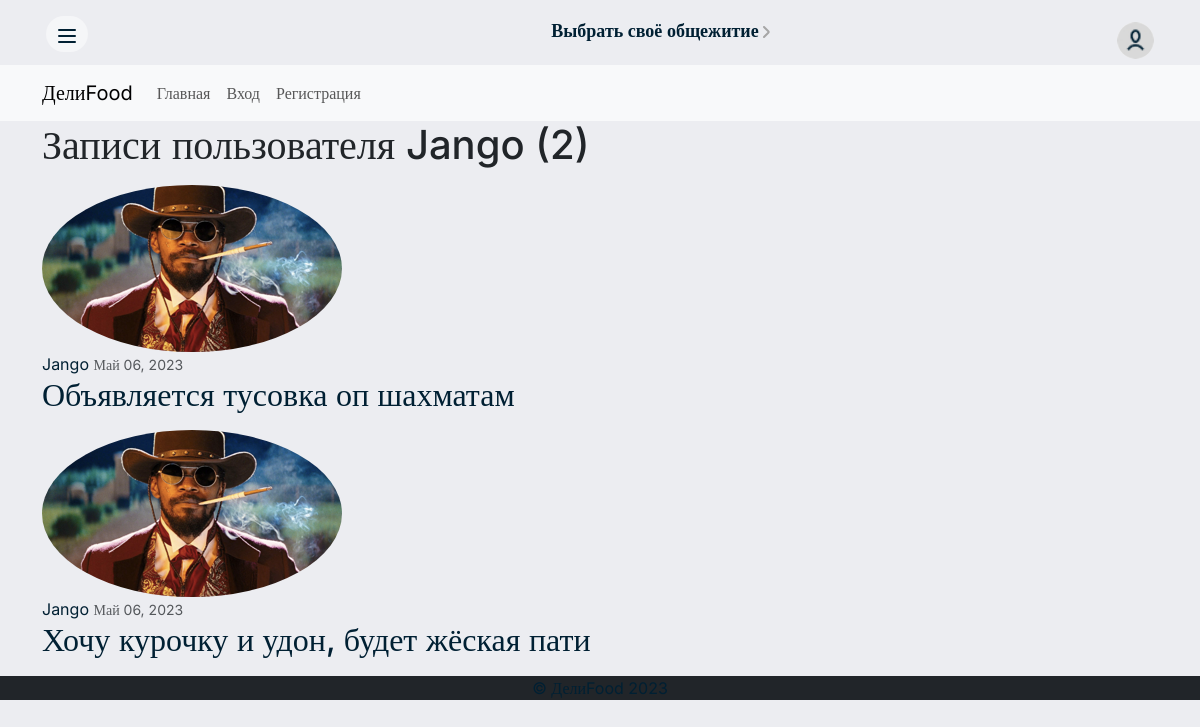
The app's page /user/Jango with its own data.
### main/models.py (models this page shows, shortened)
class Post(models.Model):
    date_posted = models.DateTimeField(default=timezone.now)
    author = models.ForeignKey(User, on_delete=models.CASCADE)
    title = models.CharField("Название ордера", max_length=120, help_text='Введите текст поста')
    price = models.FloatField("Стоимость всей еды", default=0)
    price_deliver = models.FloatField("Стоимость доставки", default=0)
    date_deliver = models.DateField("Дата ордера", default=timezone.now)
    time_deliver = models.TimeField("Время ордера", default='17:30:00')
    cnt_people = models.IntegerField("Количество людей", default=2, help_text='Минимум 2, включая вас')
    image = models.ImageField(
        'Картинка',
        upload_to='posts_pics/',
        blank=True,
        null=True
    )
    class Meta:
        ordering = ('-date_posted',)
        verbose_name = 'Пост'
        verbose_name_plural = 'Посты'

### users/models.py (models this page shows, shortened)
class Profile(models.Model):
    user = models.OneToOneField(User, on_delete=models.CASCADE)
    image = models.ImageField('Ваша фотография', default='profile_pics/default.jpg', upload_to='profile_pics/')
    address = models.CharField('Адрес общежития', blank=True, null=True, max_length=250)

### main/views.py (the view)
# urls.py: path('user/<str:username>', UserPostListView.as_view(), name='user-posts'),
class UserPostListView(ListView):
    model = Post
    template_name = 'main/user_posts.html'
    context_object_name = 'posts'
    paginate_by = 5
    def get_queryset(self):
        user = get_object_or_404(User, username=self.kwargs.get('username'))
        return Post.objects.filter(author=user).order_by('-date_posted')

### main/templates/main/user_posts.html (shortened to what this page needs)
{% extends 'main/layout.html' %}
{% load crispy_forms_tags %}
{% block content %}
    <h1 class="mb-3">Записи пользователя {{ view.kwargs.username }} ({{ page_obj.paginator.count }})</h1>
    {% for post in posts %}
        <article class="media content-section">
          <img class="rounded-circle article-img" src="{{ post.author.profile.image.url }}">
          <div class="media-body">
            <div class="article-metadata">
              <a class="mr-2" href="{% url 'user-posts' post.author.username %}">{{ post.author }}</a>
              <small class="text-muted">{{ post.date_posted|date:"F d, Y" }}</small>
            </div>
            <h2><a class="article-title" href="{% url 'post-detail' post.id %}">{{ post.title }}</a></h2>
          </div>
        </article>
    {% endfor %}
{% endblock content %}

### main/static/main/css/style_mainpage.css (style rules this page uses)
body { font-family: Inter; background-color: #ECEDF1; }
a { text-decoration: none; color: #002033; }

### main/static/main/css/style_login.css (style rules this page uses)
body { font-family: Inter; background-color: #ECEDF1; }
a { text-decoration: none; color: #002033; }

### main/static/main/css/style_myorder_run.css (style rules this page uses)
body { font-family: Inter; background-color: #ECEDF1; }
a { text-decoration: none; color: #002033; }

### main/static/main/css/style_register.css (style rules this page uses)
body { font-family: Inter; background-color: #ECEDF1; }

### records on screen
Post: author.profile.image (picture), author "Jango", date_posted "Май 06, 2023", title "Объявляется тусовка оп шахматам"
Post: author.profile.image (picture), author "Jango", date_posted "Май 06, 2023", title "Хочу курочку и удон, будет жёская пати"

### other values on screen
{{ view.kwargs.username }} "Jango"
{{ page_obj.paginator.count }} "2"
